Frame 1 (no input): blank canvas, image omitted
Frame 60 (no input): blank canvas, image omitted
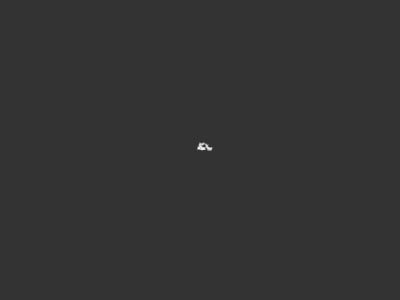
Frame 120 (the mouse pressed at the canvas centre since frame 60)

The p5.js sketch whose frames 1 and 60 were blank and that drew this single picture after the mouse press (run headless with seeded random() and noise() and a simulated clock; from frame 60 on, the mouse is pressed at the canvas centre):

// p5.js sketch
// ── sketch.js


function setup (){
    createCanvas(400,300)
    c = new Chalk()
    background(51)
     

}

function draw(){
    
    c.step()
    c.display()
    

}

class Chalk {
    constructor(){
        this.x =width/2
        this.y =height/2
    }

    display(){
        stroke (255)
        point (this.x,this.y)
    }

    step(){
        
        let stepx = floor(random(3))-1

        let stepy = floor(random(3))-1 

        console.log(stepx,",",stepy)

        this.x += stepx
        this.y += stepy

    }
}
